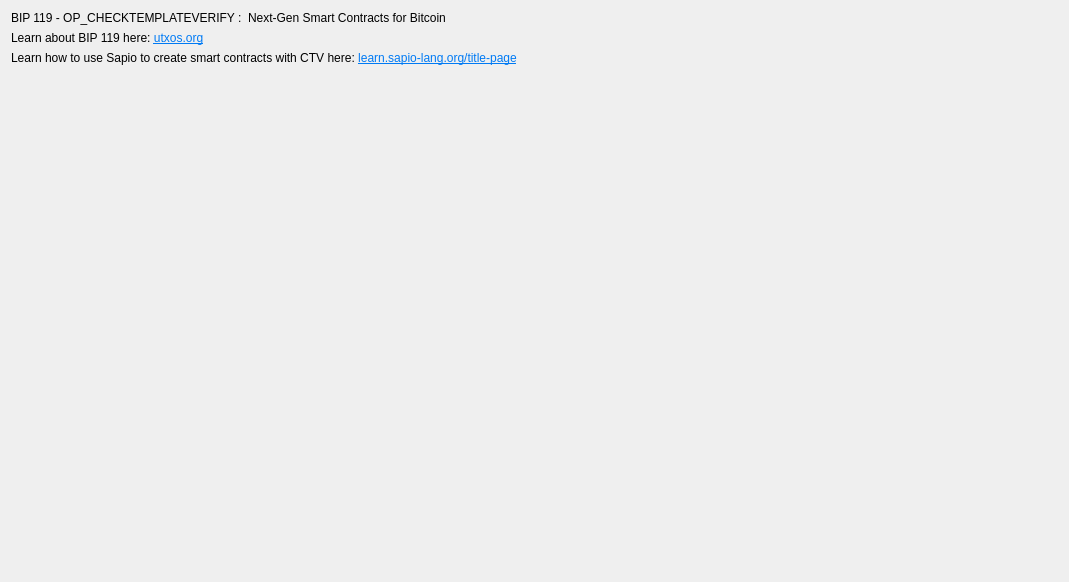
<?xml version="1.0" encoding="UTF-8"?>
<ui version="4.0">
 <class>BIP119Page</class>
 <widget class="QWidget" name="BIP119Page">
  <property name="geometry">
   <rect>
    <x>0</x>
    <y>0</y>
    <width>1069</width>
    <height>582</height>
   </rect>
  </property>
  <property name="windowTitle">
   <string>Form</string>
  </property>
  <layout class="QVBoxLayout" name="verticalLayout">
   <item>
    <widget class="QLabel" name="label">
     <property name="text">
      <string>BIP 119 - OP_CHECKTEMPLATEVERIFY :  Next-Gen Smart Contracts for Bitcoin</string>
     </property>
    </widget>
   </item>
   <item>
    <widget class="QLabel" name="label_2">
     <property name="text">
      <string>&lt;html&gt;&lt;head/&gt;&lt;body&gt;&lt;p&gt;Learn about BIP 119 here: &lt;a href=&quot;https://utxos.org/&quot;&gt;&lt;span style=&quot; text-decoration: underline; color:#007af4;&quot;&gt;utxos.org&lt;/span&gt;&lt;/a&gt;&lt;/p&gt;&lt;/body&gt;&lt;/html&gt;</string>
     </property>
     <property name="openExternalLinks">
      <bool>true</bool>
     </property>
    </widget>
   </item>
   <item>
    <widget class="QLabel" name="label_3">
     <property name="text">
      <string>&lt;html&gt;&lt;head/&gt;&lt;body&gt;&lt;p&gt;Learn how to use Sapio to create smart contracts with CTV here: &lt;a href=&quot;https://learn.sapio-lang.org/title-page.html&quot;&gt;&lt;span style=&quot; text-decoration: underline; color:#007af4;&quot;&gt;learn.sapio-lang.org/title-page&lt;/span&gt;&lt;/a&gt;&lt;/p&gt;&lt;/body&gt;&lt;/html&gt;</string>
     </property>
     <property name="openExternalLinks">
      <bool>true</bool>
     </property>
    </widget>
   </item>
   <item>
    <spacer name="verticalSpacer">
     <property name="orientation">
      <enum>Qt::Vertical</enum>
     </property>
     <property name="sizeHint" stdset="0">
      <size>
       <width>20</width>
       <height>40</height>
      </size>
     </property>
    </spacer>
   </item>
  </layout>
 </widget>
 <resources/>
 <connections/>
</ui>
